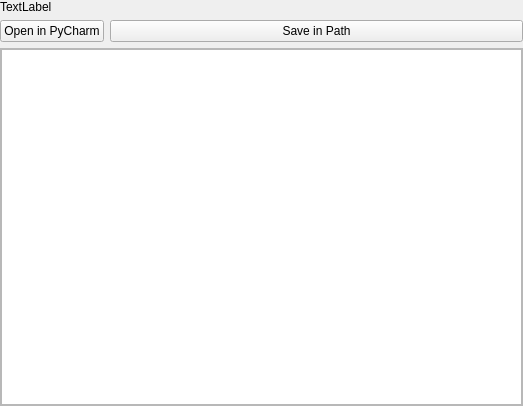
<?xml version="1.0" encoding="UTF-8"?>
<ui version="4.0">
 <class>Form</class>
 <widget class="QWidget" name="Form">
  <property name="geometry">
   <rect>
    <x>0</x>
    <y>0</y>
    <width>523</width>
    <height>406</height>
   </rect>
  </property>
  <property name="windowTitle">
   <string>Form</string>
  </property>
  <layout class="QVBoxLayout" name="verticalLayout">
   <property name="leftMargin">
    <number>0</number>
   </property>
   <property name="topMargin">
    <number>0</number>
   </property>
   <property name="rightMargin">
    <number>0</number>
   </property>
   <property name="bottomMargin">
    <number>0</number>
   </property>
   <item>
    <layout class="QFormLayout" name="formLayout">
     <item row="1" column="0">
      <widget class="QPushButton" name="open_file">
       <property name="text">
        <string>Open in PyCharm</string>
       </property>
      </widget>
     </item>
     <item row="1" column="1">
      <widget class="QPushButton" name="save_file">
       <property name="text">
        <string>Save in Path</string>
       </property>
      </widget>
     </item>
     <item row="2" column="0" colspan="2">
      <widget class="QScrollArea" name="scrollArea_2">
       <property name="widgetResizable">
        <bool>true</bool>
       </property>
       <widget class="QWidget" name="scrollAreaWidgetContents_2">
        <property name="geometry">
         <rect>
          <x>0</x>
          <y>0</y>
          <width>519</width>
          <height>338</height>
         </rect>
        </property>
        <layout class="QVBoxLayout" name="verticalLayout_2">
         <property name="leftMargin">
          <number>0</number>
         </property>
         <property name="topMargin">
          <number>0</number>
         </property>
         <property name="rightMargin">
          <number>0</number>
         </property>
         <property name="bottomMargin">
          <number>0</number>
         </property>
         <item>
          <widget class="QTextBrowser" name="content"/>
         </item>
        </layout>
       </widget>
      </widget>
     </item>
     <item row="0" column="0" colspan="2">
      <widget class="QLabel" name="file_path">
       <property name="text">
        <string>TextLabel</string>
       </property>
      </widget>
     </item>
    </layout>
   </item>
  </layout>
 </widget>
 <resources/>
 <connections/>
</ui>
